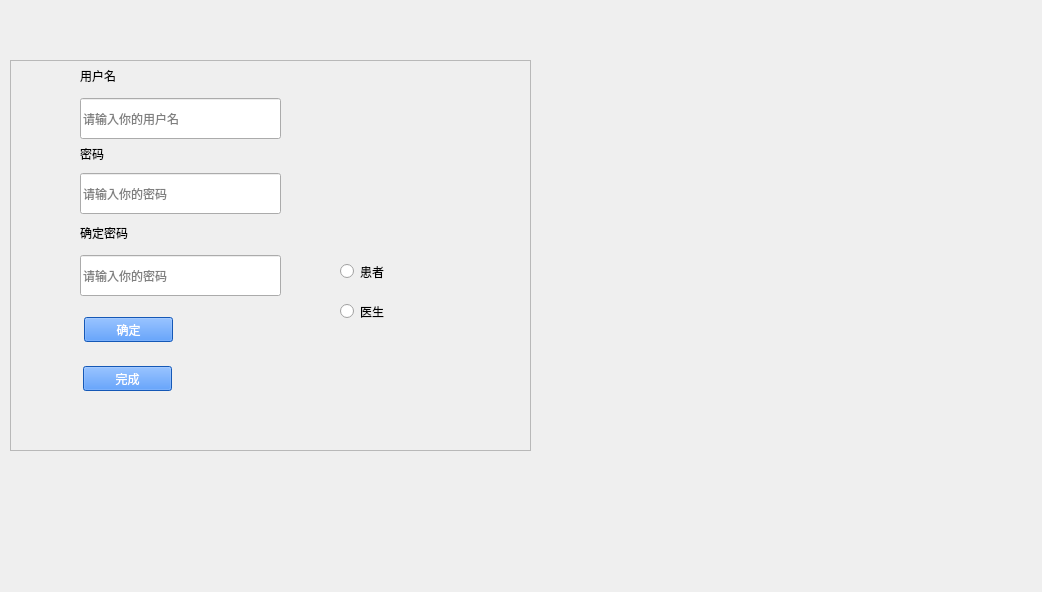
<?xml version="1.0" encoding="UTF-8"?>
<ui version="4.0">
 <class>signup</class>
 <widget class="QWidget" name="signup">
  <property name="geometry">
   <rect>
    <x>0</x>
    <y>0</y>
    <width>1042</width>
    <height>592</height>
   </rect>
  </property>
  <property name="windowTitle">
   <string>Form</string>
  </property>
  <property name="styleSheet">
   <string notr="true">#signup{border-image: url(:/back/登录.png);}</string>
  </property>
  <widget class="QFrame" name="frame">
   <property name="geometry">
    <rect>
     <x>10</x>
     <y>60</y>
     <width>521</width>
     <height>391</height>
    </rect>
   </property>
   <property name="frameShape">
    <enum>QFrame::StyledPanel</enum>
   </property>
   <property name="frameShadow">
    <enum>QFrame::Raised</enum>
   </property>
   <widget class="QLabel" name="label">
    <property name="geometry">
     <rect>
      <x>70</x>
      <y>0</y>
      <width>91</width>
      <height>31</height>
     </rect>
    </property>
    <property name="styleSheet">
     <string notr="true">font: 87 20pt &quot;Arial Black&quot;;
background:transparent</string>
    </property>
    <property name="text">
     <string>用户名</string>
    </property>
   </widget>
   <widget class="QPushButton" name="pushButton">
    <property name="geometry">
     <rect>
      <x>73</x>
      <y>306</y>
      <width>89</width>
      <height>25</height>
     </rect>
    </property>
    <property name="styleSheet">
     <string notr="true">background-color: rgb(29, 123, 255);
color: rgb(255, 255, 255);
font: 25 9pt &quot;Bahnschrift Light&quot;;</string>
    </property>
    <property name="text">
     <string>完成</string>
    </property>
   </widget>
   <widget class="QPushButton" name="pushButton_2">
    <property name="geometry">
     <rect>
      <x>74</x>
      <y>257</y>
      <width>89</width>
      <height>25</height>
     </rect>
    </property>
    <property name="styleSheet">
     <string notr="true">background-color: rgb(29, 123, 255);
color: rgb(255, 255, 255);
font: 25 9pt &quot;Bahnschrift Light&quot;;</string>
    </property>
    <property name="text">
     <string>确定</string>
    </property>
   </widget>
   <widget class="QLineEdit" name="password">
    <property name="geometry">
     <rect>
      <x>70</x>
      <y>113</y>
      <width>201</width>
      <height>41</height>
     </rect>
    </property>
    <property name="placeholderText">
     <string>请输入你的密码</string>
    </property>
   </widget>
   <widget class="QLineEdit" name="confirmword">
    <property name="geometry">
     <rect>
      <x>70</x>
      <y>195</y>
      <width>201</width>
      <height>41</height>
     </rect>
    </property>
    <property name="placeholderText">
     <string>请输入你的密码</string>
    </property>
   </widget>
   <widget class="QLabel" name="label_3">
    <property name="geometry">
     <rect>
      <x>70</x>
      <y>157</y>
      <width>111</width>
      <height>31</height>
     </rect>
    </property>
    <property name="styleSheet">
     <string notr="true">font: 87 20pt &quot;Arial Black&quot;;
background:transparent</string>
    </property>
    <property name="text">
     <string>确定密码</string>
    </property>
   </widget>
   <widget class="QLabel" name="label_2">
    <property name="geometry">
     <rect>
      <x>70</x>
      <y>78</y>
      <width>81</width>
      <height>31</height>
     </rect>
    </property>
    <property name="styleSheet">
     <string notr="true">font: 87 20pt &quot;Arial Black&quot;;
background:transparent</string>
    </property>
    <property name="text">
     <string>密码</string>
    </property>
   </widget>
   <widget class="QLineEdit" name="username">
    <property name="geometry">
     <rect>
      <x>70</x>
      <y>38</y>
      <width>201</width>
      <height>41</height>
     </rect>
    </property>
    <property name="placeholderText">
     <string>请输入你的用户名</string>
    </property>
   </widget>
   <widget class="QRadioButton" name="patient_btn">
    <property name="geometry">
     <rect>
      <x>330</x>
      <y>200</y>
      <width>112</width>
      <height>23</height>
     </rect>
    </property>
    <property name="text">
     <string>患者</string>
    </property>
   </widget>
   <widget class="QRadioButton" name="doc_btn">
    <property name="geometry">
     <rect>
      <x>330</x>
      <y>240</y>
      <width>112</width>
      <height>23</height>
     </rect>
    </property>
    <property name="text">
     <string>医生</string>
    </property>
   </widget>
  </widget>
 </widget>
 <resources/>
 <connections/>
</ui>
